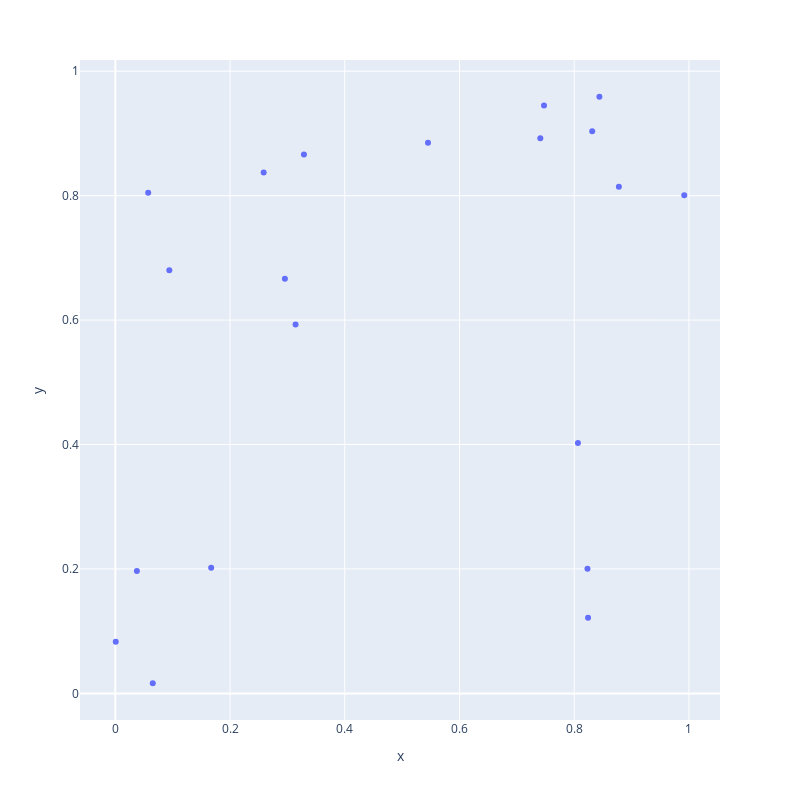

The cell this chart's notebook holds for it:
### Code cell
def plot_points():
    xs = np.random.random(20)
    ys = np.random.random(20)
    fig = px.scatter(x=xs, y=ys)
    fig.update_layout(
        autosize=False,
        width=800,
        height=800,
    )
    fig.show()


plot_points()

### Figure 1 — Plotly figure (JSON) as saved in the notebook; plotly's stock layout.template omitted (floating-point values rounded to 4 significant figures)
{"data": [{"hovertemplate": "x=%{x}<br>y=%{y}<extra></extra>", "legendgroup": "", "marker": {"color": "#636efa", "symbol": "circle"}, "mode": "markers", "name": "", "orientation": "v", "showlegend": false, "type": "scatter", "x": [0.0376, 0.8064, 0.06528, 0.0007472, 0.8313, 0.8778, 0.8439, 0.3142, 0.2586, 0.05733, 0.1671, 0.8241, 0.8231, 0.2956, 0.7473, 0.3288, 0.9918, 0.09414, 0.7409, 0.5451], "xaxis": "x", "y": [0.1967, 0.4026, 0.01631, 0.08294, 0.9035, 0.8142, 0.959, 0.593, 0.8372, 0.8048, 0.2018, 0.1215, 0.2002, 0.6665, 0.945, 0.866, 0.8009, 0.68, 0.8922, 0.885], "yaxis": "y"}], "layout": {"autosize": false, "height": 800, "legend": {"tracegroupgap": 0}, "margin": {"t": 60}, "width": 800, "xaxis": {"anchor": "y", "domain": [0, 1], "title": {"text": "x"}}, "yaxis": {"anchor": "x", "domain": [0, 1], "title": {"text": "y"}}}}
